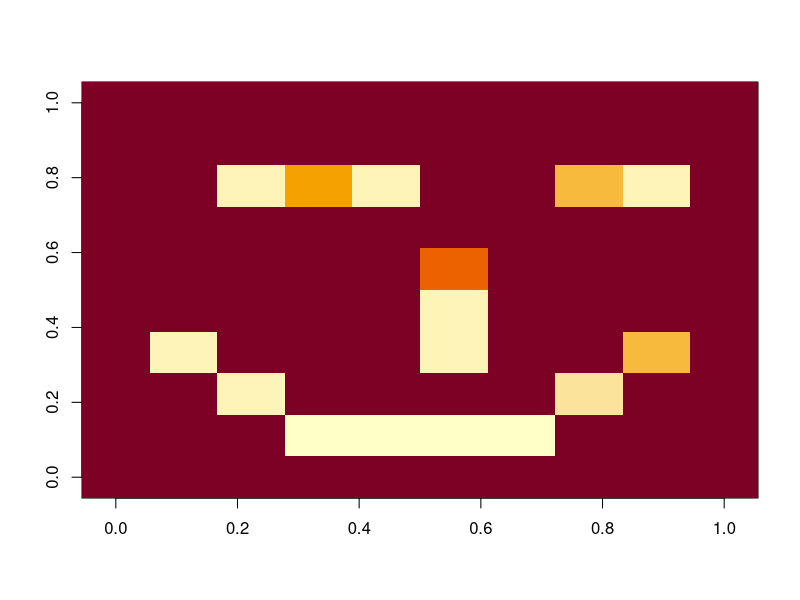
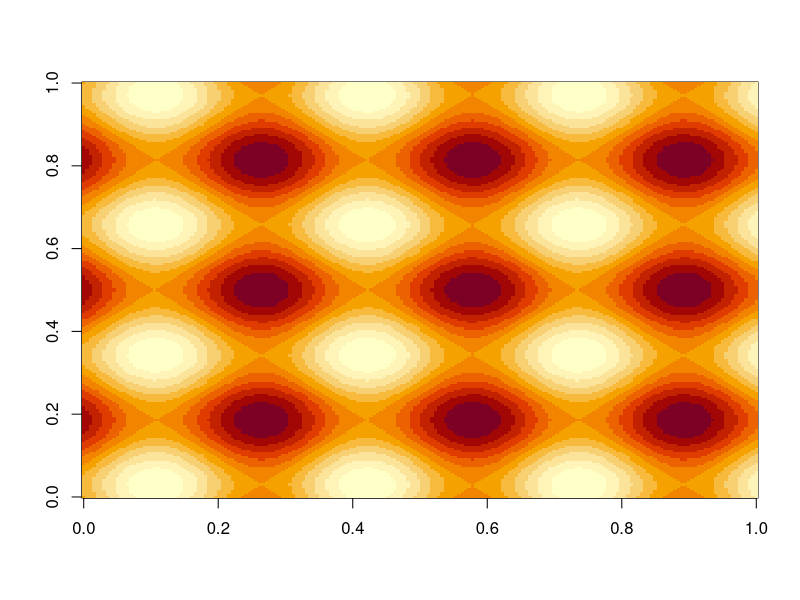

R code for these plots, in order:
X11()

smiley <- matrix (
        c(9, 9, 9, 9, 9, 9, 9, 9, 9, 9,
          9, 9, 9, 1, 1, 1, 1, 9, 9, 9,
          9, 9, 2, 9, 9, 9, 9, 3, 9, 9,
          9, 2, 9, 9, 9, 2, 9, 9, 4, 9,
          9, 9, 9, 9, 9, 2, 9, 9, 9, 9,
          9, 9, 9, 9, 9, 6, 9, 9, 9, 9,
          9, 9, 9, 9, 9, 9, 9, 9, 9, 9,
          9, 9, 2, 5, 2, 9, 9, 4, 2, 9,
          9, 9, 9, 9, 9, 9, 9, 9, 9, 9,
          9, 9, 9, 9, 9, 9, 9, 9, 9, 9
        ),
        nrow=10
)

image(smiley)

z <- locator(1)

# ------------------------------------

m <- outer (
  
      seq(-10, 10, length.out=200),
      seq(-10, 10, length.out=200),
      function (x, y) {
         sin(x) + cos(y)
      }
)

image(m)
z <- locator(1)
